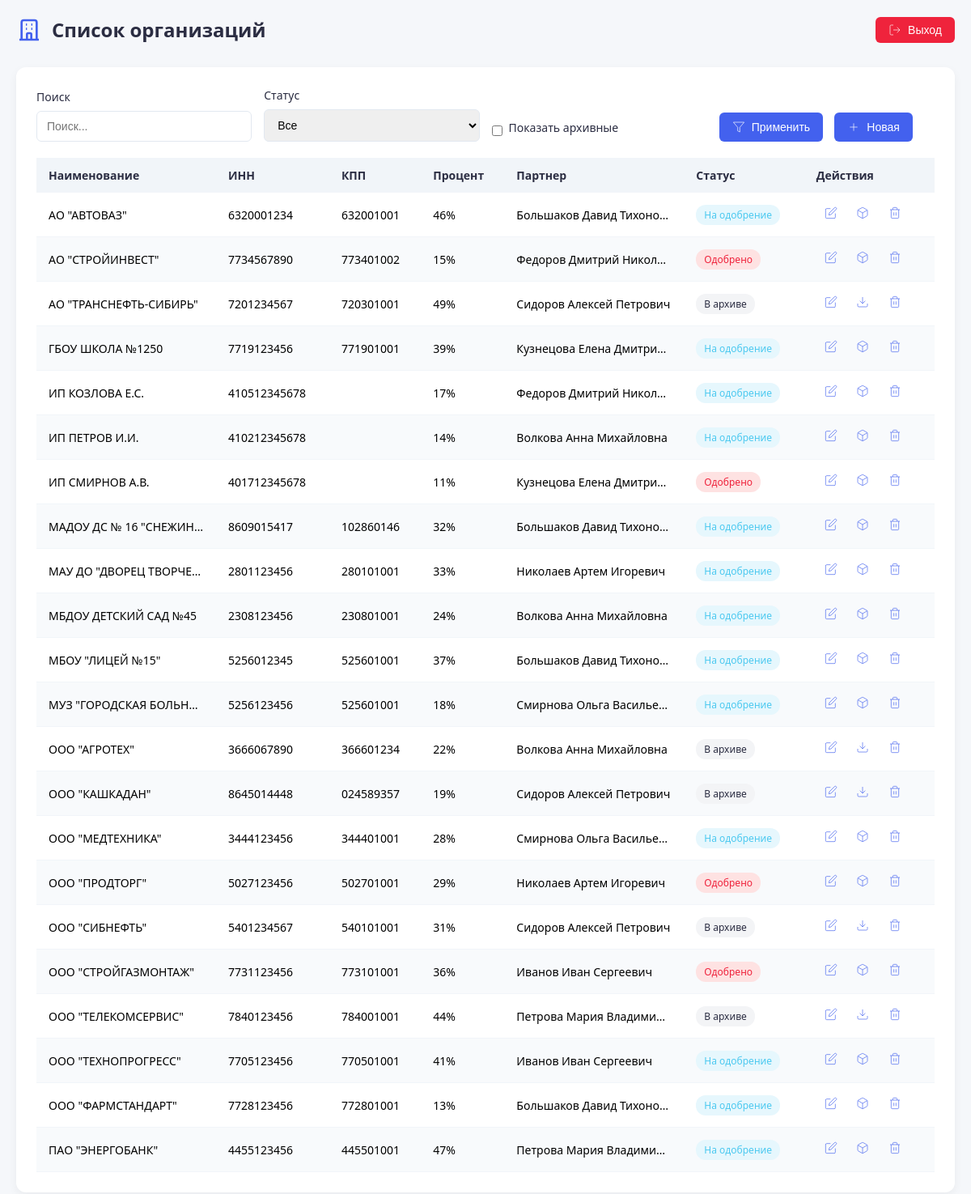
The app's page /admin/orgs.php (signed in) with its own data.
### tables this page shows
CREATE TABLE `orgs` (
  `id` bigint UNSIGNED NOT NULL,
  `partner_id` bigint UNSIGNED NOT NULL COMMENT 'id партнера которому прикреплена организация',
  `name` varchar(200) NOT NULL COMMENT 'Наименование организации',
  `inn` varchar(12) NOT NULL COMMENT 'ИНН',
  `kpp` varchar(9) DEFAULT NULL COMMENT 'КПП',
  `status` int NOT NULL COMMENT '0-Черновик\r\n1-На одобрение\r\n2-Одобрено\r\n3-В архиве',
  `percent` int NOT NULL COMMENT 'процент вознаграждение',
  `is_archived` int NOT NULL DEFAULT '0' COMMENT 'в архиве',
  `last_updated_by` bigint UNSIGNED DEFAULT NULL
);

CREATE TABLE `users` (
  `id` bigint UNSIGNED NOT NULL,
  `is_admin` tinyint(1) NOT NULL COMMENT 'яваляется ли администратором',
  `login` varchar(50) NOT NULL,
  `email` varchar(50) NOT NULL,
  `pass` varchar(255) NOT NULL,
  `is_hashed` tinyint(1) NOT NULL COMMENT 'Зашифрован ли пароль',
  `name` varchar(100) NOT NULL COMMENT 'ФИО пользователя',
  `dog_num` varchar(20) NOT NULL COMMENT 'Номер договора',
  `dog_beg_date` date NOT NULL COMMENT 'Дата договора начало',
  `dog_end_date` date NOT NULL COMMENT 'Дата договора конец',
  `phone` varchar(20) NOT NULL,
  `bank_name` varchar(200) NOT NULL COMMENT 'Имя банка',
  `bank_bik` varchar(9) NOT NULL COMMENT 'БИК',
  `bank_ks` varchar(20) NOT NULL COMMENT 'к/с',
  `bank_rs` varchar(20) NOT NULL COMMENT 'р/с',
  `bank_verified` tinyint(1) NOT NULL COMMENT 'Банк есть в списках',
  `commission_percentage` int UNSIGNED NOT NULL COMMENT 'Комиссия, %',
  `status` int NOT NULL COMMENT '0-подана заявка, 1-разрешенние админом, 2- заблокирован админом.',
  `is_archived` tinyint(1) NOT NULL COMMENT 'в архиве',
  `archived_date` date DEFAULT NULL
);

### admin/orgs.php (the view, shortened to what this page needs)
<?php
require_once __DIR__ . '/../includes/db_connect.php';
$showArchived = isset($_GET['archived']) && $_GET['archived'] == '1';
$search = $_GET['search'] ?? '';
$statusFilter = $_GET['status'] ?? 'all';
$sort = $_GET['sort'] ?? 'name';
$order = $_GET['order'] ?? 'asc';
$query = "SELECT o.id, o.name, o.inn, o.kpp, o.percent, o.status, o.is_archived, u.name as partner_name
          FROM orgs o
          JOIN users u ON o.partner_id = u.id";
$where = [];
$params = [];
if (!$showArchived) $where[] = "o.is_archived = 0";
if (!empty($where)) {
    $query .= " WHERE " . implode(" AND ", $where);
}
$query .= " ORDER BY $sort $order";
$stmt = $pdo->prepare($query);
$stmt->execute($params);
$orgs = $stmt->fetchAll(PDO::FETCH_ASSOC);
?>
<!DOCTYPE html>
<html lang="ru">
<head>
    <link rel="stylesheet" href="orgs.css">
</head>
<body>
    <header class="header">
        <div class="header-left">
            <svg class="header-icon" width="32" height="32" viewBox="0 0 24 24" fill="none" stroke="currentColor" stroke-width="2">
                <path d="M19 21V5a2 2 0 0 0-2-2H7a2 2 0 0 0-2 2v16m14 0h2m-2 0h-5m-9 0H3m2 0h5M9 7h1m-1 4h1m4-4h1m-1 4h1m-5 10v-5a1 1 0 0 1 1-1h2a1 1 0 0 1 1 1v5m-4 0h4"/>
            </svg>
            <h1>Список организаций</h1>
        </div>
        <button onclick="window.history.back()" class="logout-btn">
            <svg width="16" height="16" viewBox="0 0 24 24" fill="none" stroke="currentColor" style="margin-right: 8px;">
                <path d="M9 21H5a2 2 0 0 1-2-2V5a2 2 0 0 1 2-2h4"></path>
                <polyline points="16 17 21 12 16 7"></polyline>
                <line x1="21" y1="12" x2="9" y2="12"></line>
            </svg>
            Выход
        </button>
    </header>
    <div class="container">
        <div class="filters">
            <div class="filter-group">
                <label for="search">Поиск</label>
                <input type="text" id="search" placeholder="Поиск..." value="<?= htmlspecialchars($search) ?>">
            </div>
            <div class="filter-group">
                <label for="status">Статус</label>
                <select id="status">
                    <option value="all" <?= $statusFilter === 'all' ? 'selected' : '' ?>>Все</option>
                </select>
            </div>
            <div class="filter-group checkbox-group">
                <input type="checkbox" id="showArchived" <?= $showArchived ? 'checked' : '' ?>>
                <label for="showArchived">Показать архивные</label>
            </div>
            <div class="filter-group">
                <button id="applyFilters" class="btn">
                    <svg width="16" height="16" viewBox="0 0 24 24" fill="none" stroke="currentColor" style="margin-right: 8px;">
                        <polygon points="22 3 2 3 10 12.46 10 19 14 21 14 12.46 22 3"></polygon>
                    </svg>
                    Применить
                </button>
                <button id="newOrgBtn" class="btn" style="margin-left: 10px;">
                    <svg width="16" height="16" viewBox="0 0 24 24" fill="none" stroke="currentColor" style="margin-right: 8px;">
                        <line x1="12" y1="5" x2="12" y2="19"></line>
                        <line x1="5" y1="12" x2="19" y2="12"></line>
                    </svg>
                    Новая
                </button>
            </div>
        </div>
        <table>
            <thead>
                <tr>
                    <th>Наименование</th>
                    <th>ИНН</th>
                    <th>КПП</th>
                    <th>Процент</th>
                    <th>Партнер</th>
                    <th>Статус</th>
                    <th>Действия</th>
                </tr>
            </thead>
            <tbody>
                <?php foreach ($orgs as $index => $org): ?>
                <tr class="<?= $index % 2 === 0 ? 'even' : 'odd' ?>">
                    <td><?= htmlspecialchars($org['name']) ?></td>
                    <td><?= htmlspecialchars($org['inn']) ?></td>
                    <td><?= htmlspecialchars($org['kpp'] ?? '') ?></td>
                    <td><?= $org['percent'] ?>%</td>
                    <td><?= htmlspecialchars($org['partner_name']) ?></td>
                    <td><span class="status status-<?= $org['status'] ?>">
                        <?=
                            $org['status'] == 0 ? 'Черновик' :
                            ($org['status'] == 1 ? 'На одобрение' :
                            ($org['status'] == 2 ? 'Одобрено' : 'В архиве'))
                        ?>
                    </span></td>
                    <td>
                        <button class="action-btn edit-btn" data-id="<?= $org['id'] ?>" title="Редактировать">
                            <svg width="16" height="16" viewBox="0 0 24 24" fill="none" stroke="currentColor">
                                <path d="M11 4H4a2 2 0 0 0-2 2v14a2 2 0 0 0 2 2h14a2 2 0 0 0 2-2v-7"></path>
                                <path d="M18.5 2.5a2.121 2.121 0 0 1 3 3L12 15l-4 1 1-4 9.5-9.5z"></path>
                            </svg>
                        </button>
                        <?php if ($org['status'] == 3): ?>
                            <button class="action-btn restore-btn" data-id="<?= $org['id'] ?>" title="Восстановить">
                                <svg width="16" height="16" viewBox="0 0 24 24" fill="none" stroke="currentColor">
                                    <path d="M21 15v4a2 2 0 0 1-2 2H5a2 2 0 0 1-2-2v-4"></path>
                                    <polyline points="7 10 12 15 17 10"></polyline>
                                    <line x1="12" y1="15" x2="12" y2="3"></line>
                                </svg>
                            </button>
                        <?php else: ?>
                            <button class="action-btn archive-btn" data-id="<?= $org['id'] ?>" title="В архив">
                            </button>
                        <?php endif; ?>
                        <button class="action-btn delete-btn" data-id="<?= $org['id'] ?>" title="Удалить">
                            <svg width="16" height="16" viewBox="0 0 24 24" fill="none" stroke="currentColor">
                                <polyline points="3 6 5 6 21 6"></polyline>
                                <path d="M19 6v14a2 2 0 0 1-2 2H7a2 2 0 0 1-2-2V6m3 0V4a2 2 0 0 1 2-2h4a2 2 0 0 1 2 2v2"></path>
                                <line x1="10" y1="11" x2="10" y2="17"></line>
                                <line x1="14" y1="11" x2="14" y2="17"></line>
                            </svg>
                        </button>
                    </td>
                </tr>
                <?php endforeach; ?>
            </tbody>
        </table>
    </div>
</body>
</html>

### admin/orgs.css (style rules this page uses)
:root { --primary: #4361ee; --primary-dark: #3a56d4; --text: #2b2d42; --light: #f8f9fa; --gray: #adb5bd; --danger: #ef233c; --success: #4cc9f0; --warning: #ff9e00; }
* { box-sizing: border-box; margin: 0; padding: 0; }
body { font-family: 'Segoe UI', Tahoma, Geneva, Verdana, sans-serif; background-color: #f5f7fa; min-height: 100vh; padding: 20px; }
.header { display: flex; justify-content: space-between; align-items: center; margin-bottom: 30px; }
.header-left { display: flex; align-items: center; gap: 12px; }
.header-icon { color: var(--primary); flex-shrink: 0; }
.header h1 { font-size: 24px; color: var(--text); }
.logout-btn { display: inline-flex; align-items: center; padding: 8px 16px; background: var(--danger); color: white; border: none; border-radius: 6px; cursor: pointer; font-weight: 500; transition: background 0.2s; text-decoration: none; font-size: 14px; }
.container { background: white; border-radius: 12px; box-shadow: 0 4px 12px rgba(0,0,0,0.05); padding: 25px; overflow-x: auto; }
.filters { display: flex; flex-wrap: wrap; gap: 15px; margin-bottom: 20px; align-items: flex-end; }
.filter-group { flex: 1; min-width: 200px; }
.filter-group label { display: block; margin-bottom: 8px; font-weight: 500; color: var(--text); font-size: 14px; }
.filter-group input, .filter-group select { width: 100%; padding: 10px 12px; border: 1px solid #e2e8f0; border-radius: 6px; font-size: 14px; transition: border-color 0.2s; }
.checkbox-group { display: flex; align-items: center; gap: 8px; }
.checkbox-group input { width: auto; }
.btn { display: inline-flex; align-items: center; justify-content: center; padding: 10px 16px; background: var(--primary); color: white; border: none; border-radius: 6px; cursor: pointer; font-weight: 500; transition: background 0.2s; font-size: 14px; }
table { width: 100%; border-collapse: collapse; margin-top: 20px; font-size: 14px; }
th { background: #f1f5f9; color: var(--text); padding: 12px 15px; text-align: left; font-weight: 600; }
td { padding: 12px 15px; border-bottom: 1px solid #f1f5f9; white-space: nowrap; overflow: hidden; text-overflow: ellipsis; max-width: 200px; }
tr.even { background-color: #ffffff; }
tr.odd { background-color: #f8fafc; }
.status { display: inline-block; padding: 4px 10px; border-radius: 12px; font-size: 12px; font-weight: 500; }
.status-1 { background: #e6f7fd; color: var(--success); }
.status-2 { background: #fee2e2; color: var(--danger); }
.status-3 { background: #f3f4f6; color: var(--text); }
.action-btn { background: none; border: none; cursor: pointer; font-size: 16px; color: var(--primary); margin: 0 5px; padding: 5px; border-radius: 4px; transition: background 0.2s; }

### records on screen
orgs: name "АО \"АВТОВАЗ\"", inn "6320001234", kpp "632001001", percent "46", users.name "Большаков Давид Тихоно…", status "На одобрение"
orgs: name "АО \"СТРОЙИНВЕСТ\"", inn "7734567890", kpp "773401002", percent "15", users.name "Федоров Дмитрий Никол…", status "Одобрено"
orgs: name "АО \"ТРАНСНЕФТЬ-СИБИРЬ\"", inn "7201234567", kpp "720301001", percent "49", users.name "Сидоров Алексей Петрович", status "В архиве"
orgs: name "ГБОУ ШКОЛА №1250", inn "7719123456", kpp "771901001", percent "39", users.name "Кузнецова Елена Дмитри…", status "На одобрение"
orgs: name "ИП КОЗЛОВА Е.С.", inn "410512345678", percent "17", users.name "Федоров Дмитрий Никол…", status "На одобрение"
orgs: name "ИП ПЕТРОВ И.И.", inn "410212345678", percent "14", users.name "Волкова Анна Михайловна", status "На одобрение"
orgs: name "ИП СМИРНОВ А.В.", inn "401712345678", percent "11", users.name "Кузнецова Елена Дмитри…", status "Одобрено"
orgs: name "МАДОУ ДС № 16 \"СНЕЖИН…", inn "8609015417", kpp "102860146", percent "32", users.name "Большаков Давид Тихоно…", status "На одобрение"
orgs: name "МАУ ДО \"ДВОРЕЦ ТВОРЧЕ…", inn "2801123456", kpp "280101001", percent "33", users.name "Николаев Артем Игоревич", status "На одобрение"
orgs: name "МБДОУ ДЕТСКИЙ САД №45", inn "2308123456", kpp "230801001", percent "24", users.name "Волкова Анна Михайловна", status "На одобрение"
orgs: name "МБОУ \"ЛИЦЕЙ №15\"", inn "5256012345", kpp "525601001", percent "37", users.name "Большаков Давид Тихоно…", status "На одобрение"
orgs: name "МУЗ \"ГОРОДСКАЯ БОЛЬН…", inn "5256123456", kpp "525601001", percent "18", users.name "Смирнова Ольга Василье…", status "На одобрение"
orgs: name "ООО \"АГРОТЕХ\"", inn "3666067890", kpp "366601234", percent "22", users.name "Волкова Анна Михайловна", status "В архиве"
orgs: name "ООО \"КАШКАДАН\"", inn "8645014448", kpp "024589357", percent "19", users.name "Сидоров Алексей Петрович", status "В архиве"
orgs: name "ООО \"МЕДТЕХНИКА\"", inn "3444123456", kpp "344401001", percent "28", users.name "Смирнова Ольга Василье…", status "На одобрение"
orgs: name "ООО \"ПРОДТОРГ\"", inn "5027123456", kpp "502701001", percent "29", users.name "Николаев Артем Игоревич", status "Одобрено"
orgs: name "ООО \"СИБНЕФТЬ\"", inn "5401234567", kpp "540101001", percent "31", users.name "Сидоров Алексей Петрович", status "В архиве"
orgs: name "ООО \"СТРОЙГАЗМОНТАЖ\"", inn "7731123456", kpp "773101001", percent "36", users.name "Иванов Иван Сергеевич", status "Одобрено"
orgs: name "ООО \"ТЕЛЕКОМСЕРВИС\"", inn "7840123456", kpp "784001001", percent "44", users.name "Петрова Мария Владими…", status "В архиве"
orgs: name "ООО \"ТЕХНОПРОГРЕСС\"", inn "7705123456", kpp "770501001", percent "41", users.name "Иванов Иван Сергеевич", status "На одобрение"
orgs: name "ООО \"ФАРМСТАНДАРТ\"", inn "7728123456", kpp "772801001", percent "13", users.name "Большаков Давид Тихоно…", status "На одобрение"
orgs: name "ПАО \"ЭНЕРГОБАНК\"", inn "4455123456", kpp "445501001", percent "47", users.name "Петрова Мария Владими…", status "На одобрение"
